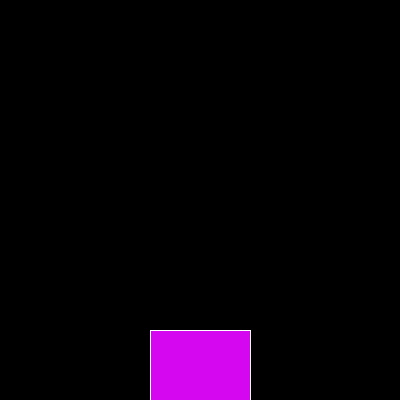
Frame 1 (no input)
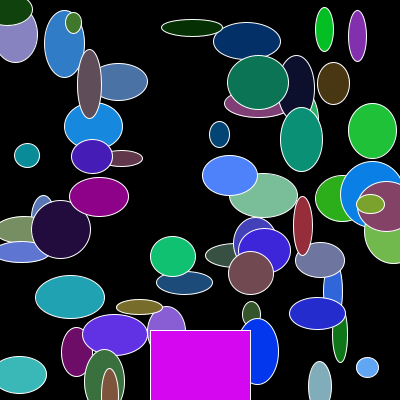
Frame 60 (the mouse pressed at the canvas centre just before this capture)
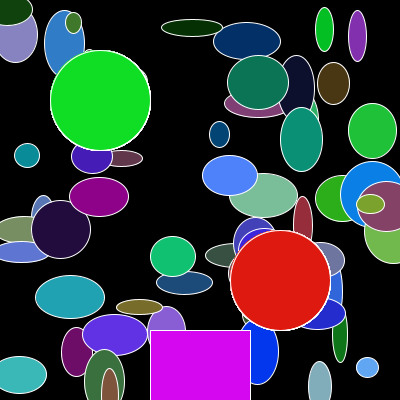
Frame 120 (the mouse held since frame 60 and released just before this capture)

The Processing sketch that drew these frames (run headless with seeded random() and noise(); from frame 60 on, the mouse is pressed at the canvas centre):

// Processing sketch: processing_168014
// ── processing_168014.pde

boolean b= false;
float x,y,a,d,r,g,p;

void setup()
{
  size(400,400);
  background(0);
}
void draw()
{
  if(b==true)
  {
    fill(#10DE25);
  ellipse(100,100,100,100);
  fill(#DE1A10);
  ellipse(280,280,100,100);
}
else
{
  frameRate(10);
  fill(r,g,p);
    ellipse(x,y,a,d);
    x= random(width);
    y= random(height);
    a= random(15,70);
    d= random(15,70);
    r= random(150);
    g= random(200);
    p= random(255);
}
 fill(#D407F0);
  stroke(255);
  rect(150,330,100,70);
}
void mousePressed()
{
  if(mouseX>150 && mouseX<250 && mouseY>330 && mouseY<400);
  {
    b = !b;
    background(0);
    fill(#D407F0);
    rect(150,330,100,70);
  }
}
